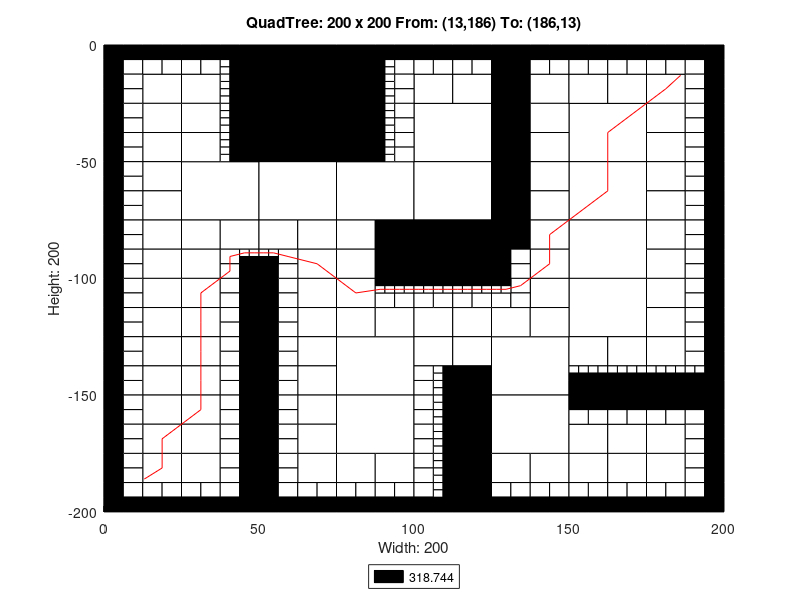

This chart was generated by the following MATLAB code:
axis([0 200 -200 0]);
title('QuadTree: 200 x 200 From: (13,186) To: (186,13)');
xlabel('Width: 200');
ylabel('Height: 200');
rectangle('Position',[50 -25 25 25], 'FaceColor',[0 0 0]);
rectangle('Position',[50 -50 25 25], 'FaceColor',[0 0 0]);
rectangle('Position',[25 -75 25 25], 'FaceColor',[1 1 1]);
rectangle('Position',[50 -75 25 25], 'FaceColor',[1 1 1]);
rectangle('Position',[75 -75 25 25], 'FaceColor',[1 1 1]);
rectangle('Position',[100 -50 25 25], 'FaceColor',[1 1 1]);
rectangle('Position',[150 -50 25 25], 'FaceColor',[1 1 1]);
rectangle('Position',[100 -75 25 25], 'FaceColor',[1 1 1]);
rectangle('Position',[100 -100 25 25], 'FaceColor',[0 0 0]);
rectangle('Position',[150 -75 25 25], 'FaceColor',[1 1 1]);
rectangle('Position',[150 -100 25 25], 'FaceColor',[1 1 1]);
rectangle('Position',[75 -150 25 25], 'FaceColor',[1 1 1]);
rectangle('Position',[75 -175 25 25], 'FaceColor',[1 1 1]);
rectangle('Position',[125 -150 25 25], 'FaceColor',[1 1 1]);
rectangle('Position',[150 -125 25 25], 'FaceColor',[1 1 1]);
rectangle('Position',[125 -175 25 25], 'FaceColor',[1 1 1]);
rectangle('Position',[12.5 -25 12.5 12.5], 'FaceColor',[1 1 1]);
rectangle('Position',[25 -25 12.5 12.5], 'FaceColor',[1 1 1]);
rectangle('Position',[12.5 -37.5 12.5 12.5], 'FaceColor',[1 1 1]);
rectangle('Position',[12.5 -50 12.5 12.5], 'FaceColor',[1 1 1]);
rectangle('Position',[25 -37.5 12.5 12.5], 'FaceColor',[1 1 1]);
rectangle('Position',[25 -50 12.5 12.5], 'FaceColor',[1 1 1]);
rectangle('Position',[75 -12.5 12.5 12.5], 'FaceColor',[0 0 0]);
rectangle('Position',[75 -25 12.5 12.5], 'FaceColor',[0 0 0]);
rectangle('Position',[75 -37.5 12.5 12.5], 'FaceColor',[0 0 0]);
rectangle('Position',[75 -50 12.5 12.5], 'FaceColor',[0 0 0]);
rectangle('Position',[12.5 -62.5 12.5 12.5], 'FaceColor',[1 1 1]);
rectangle('Position',[12.5 -75 12.5 12.5], 'FaceColor',[1 1 1]);
rectangle('Position',[12.5 -87.5 12.5 12.5], 'FaceColor',[1 1 1]);
rectangle('Position',[12.5 -100 12.5 12.5], 'FaceColor',[1 1 1]);
rectangle('Position',[25 -87.5 12.5 12.5], 'FaceColor',[1 1 1]);
rectangle('Position',[37.5 -87.5 12.5 12.5], 'FaceColor',[1 1 1]);
rectangle('Position',[25 -100 12.5 12.5], 'FaceColor',[1 1 1]);
rectangle('Position',[50 -87.5 12.5 12.5], 'FaceColor',[1 1 1]);
rectangle('Position',[62.5 -87.5 12.5 12.5], 'FaceColor',[1 1 1]);
rectangle('Position',[62.5 -100 12.5 12.5], 'FaceColor',[1 1 1]);
rectangle('Position',[75 -87.5 12.5 12.5], 'FaceColor',[1 1 1]);
rectangle('Position',[87.5 -87.5 12.5 12.5], 'FaceColor',[0 0 0]);
rectangle('Position',[75 -100 12.5 12.5], 'FaceColor',[1 1 1]);
rectangle('Position',[87.5 -100 12.5 12.5], 'FaceColor',[0 0 0]);
rectangle('Position',[100 -25 12.5 12.5], 'FaceColor',[1 1 1]);
rectangle('Position',[112.5 -25 12.5 12.5], 'FaceColor',[1 1 1]);
rectangle('Position',[125 -12.5 12.5 12.5], 'FaceColor',[0 0 0]);
rectangle('Position',[125 -25 12.5 12.5], 'FaceColor',[0 0 0]);
rectangle('Position',[137.5 -25 12.5 12.5], 'FaceColor',[1 1 1]);
rectangle('Position',[125 -37.5 12.5 12.5], 'FaceColor',[0 0 0]);
rectangle('Position',[137.5 -37.5 12.5 12.5], 'FaceColor',[1 1 1]);
rectangle('Position',[125 -50 12.5 12.5], 'FaceColor',[0 0 0]);
rectangle('Position',[137.5 -50 12.5 12.5], 'FaceColor',[1 1 1]);
rectangle('Position',[150 -25 12.5 12.5], 'FaceColor',[1 1 1]);
rectangle('Position',[162.5 -25 12.5 12.5], 'FaceColor',[1 1 1]);
rectangle('Position',[175 -25 12.5 12.5], 'FaceColor',[1 1 1]);
rectangle('Position',[175 -37.5 12.5 12.5], 'FaceColor',[1 1 1]);
rectangle('Position',[175 -50 12.5 12.5], 'FaceColor',[1 1 1]);
rectangle('Position',[125 -62.5 12.5 12.5], 'FaceColor',[0 0 0]);
rectangle('Position',[137.5 -62.5 12.5 12.5], 'FaceColor',[1 1 1]);
rectangle('Position',[125 -75 12.5 12.5], 'FaceColor',[0 0 0]);
rectangle('Position',[137.5 -75 12.5 12.5], 'FaceColor',[1 1 1]);
rectangle('Position',[125 -87.5 12.5 12.5], 'FaceColor',[0 0 0]);
rectangle('Position',[137.5 -87.5 12.5 12.5], 'FaceColor',[1 1 1]);
rectangle('Position',[137.5 -100 12.5 12.5], 'FaceColor',[1 1 1]);
rectangle('Position',[175 -62.5 12.5 12.5], 'FaceColor',[1 1 1]);
rectangle('Position',[175 -75 12.5 12.5], 'FaceColor',[1 1 1]);
rectangle('Position',[175 -87.5 12.5 12.5], 'FaceColor',[1 1 1]);
rectangle('Position',[175 -100 12.5 12.5], 'FaceColor',[1 1 1]);
rectangle('Position',[12.5 -112.5 12.5 12.5], 'FaceColor',[1 1 1]);
rectangle('Position',[12.5 -125 12.5 12.5], 'FaceColor',[1 1 1]);
rectangle('Position',[25 -112.5 12.5 12.5], 'FaceColor',[1 1 1]);
rectangle('Position',[25 -125 12.5 12.5], 'FaceColor',[1 1 1]);
rectangle('Position',[12.5 -137.5 12.5 12.5], 'FaceColor',[1 1 1]);
rectangle('Position',[12.5 -150 12.5 12.5], 'FaceColor',[1 1 1]);
rectangle('Position',[25 -137.5 12.5 12.5], 'FaceColor',[1 1 1]);
rectangle('Position',[25 -150 12.5 12.5], 'FaceColor',[1 1 1]);
rectangle('Position',[62.5 -112.5 12.5 12.5], 'FaceColor',[1 1 1]);
rectangle('Position',[62.5 -125 12.5 12.5], 'FaceColor',[1 1 1]);
rectangle('Position',[75 -112.5 12.5 12.5], 'FaceColor',[1 1 1]);
rectangle('Position',[75 -125 12.5 12.5], 'FaceColor',[1 1 1]);
rectangle('Position',[87.5 -125 12.5 12.5], 'FaceColor',[1 1 1]);
rectangle('Position',[62.5 -137.5 12.5 12.5], 'FaceColor',[1 1 1]);
rectangle('Position',[62.5 -150 12.5 12.5], 'FaceColor',[1 1 1]);
rectangle('Position',[12.5 -162.5 12.5 12.5], 'FaceColor',[1 1 1]);
rectangle('Position',[12.5 -175 12.5 12.5], 'FaceColor',[1 1 1]);
rectangle('Position',[25 -162.5 12.5 12.5], 'FaceColor',[1 1 1]);
rectangle('Position',[25 -175 12.5 12.5], 'FaceColor',[1 1 1]);
rectangle('Position',[12.5 -187.5 12.5 12.5], 'FaceColor',[1 1 1]);
rectangle('Position',[25 -187.5 12.5 12.5], 'FaceColor',[1 1 1]);
rectangle('Position',[62.5 -162.5 12.5 12.5], 'FaceColor',[1 1 1]);
rectangle('Position',[62.5 -175 12.5 12.5], 'FaceColor',[1 1 1]);
rectangle('Position',[62.5 -187.5 12.5 12.5], 'FaceColor',[1 1 1]);
rectangle('Position',[75 -187.5 12.5 12.5], 'FaceColor',[1 1 1]);
rectangle('Position',[87.5 -187.5 12.5 12.5], 'FaceColor',[1 1 1]);
rectangle('Position',[100 -125 12.5 12.5], 'FaceColor',[1 1 1]);
rectangle('Position',[112.5 -125 12.5 12.5], 'FaceColor',[1 1 1]);
rectangle('Position',[137.5 -112.5 12.5 12.5], 'FaceColor',[1 1 1]);
rectangle('Position',[125 -125 12.5 12.5], 'FaceColor',[1 1 1]);
rectangle('Position',[137.5 -125 12.5 12.5], 'FaceColor',[1 1 1]);
rectangle('Position',[100 -137.5 12.5 12.5], 'FaceColor',[1 1 1]);
rectangle('Position',[112.5 -137.5 12.5 12.5], 'FaceColor',[1 1 1]);
rectangle('Position',[112.5 -150 12.5 12.5], 'FaceColor',[0 0 0]);
rectangle('Position',[175 -112.5 12.5 12.5], 'FaceColor',[1 1 1]);
rectangle('Position',[175 -125 12.5 12.5], 'FaceColor',[1 1 1]);
rectangle('Position',[150 -137.5 12.5 12.5], 'FaceColor',[1 1 1]);
rectangle('Position',[162.5 -137.5 12.5 12.5], 'FaceColor',[1 1 1]);
rectangle('Position',[175 -137.5 12.5 12.5], 'FaceColor',[1 1 1]);
rectangle('Position',[112.5 -162.5 12.5 12.5], 'FaceColor',[0 0 0]);
rectangle('Position',[112.5 -175 12.5 12.5], 'FaceColor',[0 0 0]);
rectangle('Position',[112.5 -187.5 12.5 12.5], 'FaceColor',[0 0 0]);
rectangle('Position',[112.5 -200 12.5 12.5], 'FaceColor',[0 0 0]);
rectangle('Position',[125 -187.5 12.5 12.5], 'FaceColor',[1 1 1]);
rectangle('Position',[137.5 -187.5 12.5 12.5], 'FaceColor',[1 1 1]);
rectangle('Position',[150 -175 12.5 12.5], 'FaceColor',[1 1 1]);
rectangle('Position',[162.5 -175 12.5 12.5], 'FaceColor',[1 1 1]);
rectangle('Position',[175 -175 12.5 12.5], 'FaceColor',[1 1 1]);
rectangle('Position',[150 -187.5 12.5 12.5], 'FaceColor',[1 1 1]);
rectangle('Position',[162.5 -187.5 12.5 12.5], 'FaceColor',[1 1 1]);
rectangle('Position',[175 -187.5 12.5 12.5], 'FaceColor',[1 1 1]);
rectangle('Position',[0 -6.25 6.25 6.25], 'FaceColor',[0 0 0]);
rectangle('Position',[6.25 -6.25 6.25 6.25], 'FaceColor',[0 0 0]);
rectangle('Position',[0 -12.5 6.25 6.25], 'FaceColor',[0 0 0]);
rectangle('Position',[6.25 -12.5 6.25 6.25], 'FaceColor',[1 1 1]);
rectangle('Position',[12.5 -6.25 6.25 6.25], 'FaceColor',[0 0 0]);
rectangle('Position',[18.75 -6.25 6.25 6.25], 'FaceColor',[0 0 0]);
rectangle('Position',[12.5 -12.5 6.25 6.25], 'FaceColor',[1 1 1]);
rectangle('Position',[18.75 -12.5 6.25 6.25], 'FaceColor',[1 1 1]);
rectangle('Position',[0 -18.75 6.25 6.25], 'FaceColor',[0 0 0]);
rectangle('Position',[6.25 -18.75 6.25 6.25], 'FaceColor',[1 1 1]);
rectangle('Position',[0 -25 6.25 6.25], 'FaceColor',[0 0 0]);
rectangle('Position',[6.25 -25 6.25 6.25], 'FaceColor',[1 1 1]);
rectangle('Position',[25 -6.25 6.25 6.25], 'FaceColor',[0 0 0]);
rectangle('Position',[31.25 -6.25 6.25 6.25], 'FaceColor',[0 0 0]);
rectangle('Position',[25 -12.5 6.25 6.25], 'FaceColor',[1 1 1]);
rectangle('Position',[31.25 -12.5 6.25 6.25], 'FaceColor',[1 1 1]);
rectangle('Position',[37.5 -6.25 6.25 6.25], 'FaceColor',[0 0 0]);
rectangle('Position',[43.75 -6.25 6.25 6.25], 'FaceColor',[0 0 0]);
rectangle('Position',[43.75 -12.5 6.25 6.25], 'FaceColor',[0 0 0]);
rectangle('Position',[43.75 -18.75 6.25 6.25], 'FaceColor',[0 0 0]);
rectangle('Position',[43.75 -25 6.25 6.25], 'FaceColor',[0 0 0]);
rectangle('Position',[0 -31.25 6.25 6.25], 'FaceColor',[0 0 0]);
rectangle('Position',[6.25 -31.25 6.25 6.25], 'FaceColor',[1 1 1]);
rectangle('Position',[0 -37.5 6.25 6.25], 'FaceColor',[0 0 0]);
rectangle('Position',[6.25 -37.5 6.25 6.25], 'FaceColor',[1 1 1]);
rectangle('Position',[0 -43.75 6.25 6.25], 'FaceColor',[0 0 0]);
rectangle('Position',[6.25 -43.75 6.25 6.25], 'FaceColor',[1 1 1]);
rectangle('Position',[0 -50 6.25 6.25], 'FaceColor',[0 0 0]);
rectangle('Position',[6.25 -50 6.25 6.25], 'FaceColor',[1 1 1]);
rectangle('Position',[43.75 -31.25 6.25 6.25], 'FaceColor',[0 0 0]);
rectangle('Position',[43.75 -37.5 6.25 6.25], 'FaceColor',[0 0 0]);
rectangle('Position',[43.75 -43.75 6.25 6.25], 'FaceColor',[0 0 0]);
rectangle('Position',[43.75 -50 6.25 6.25], 'FaceColor',[0 0 0]);
rectangle('Position',[87.5 -6.25 6.25 6.25], 'FaceColor',[0 0 0]);
rectangle('Position',[93.75 -6.25 6.25 6.25], 'FaceColor',[0 0 0]);
rectangle('Position',[93.75 -12.5 6.25 6.25], 'FaceColor',[1 1 1]);
rectangle('Position',[93.75 -18.75 6.25 6.25], 'FaceColor',[1 1 1]);
rectangle('Position',[93.75 -25 6.25 6.25], 'FaceColor',[1 1 1]);
rectangle('Position',[93.75 -31.25 6.25 6.25], 'FaceColor',[1 1 1]);
rectangle('Position',[93.75 -37.5 6.25 6.25], 'FaceColor',[1 1 1]);
rectangle('Position',[93.75 -43.75 6.25 6.25], 'FaceColor',[1 1 1]);
rectangle('Position',[93.75 -50 6.25 6.25], 'FaceColor',[1 1 1]);
rectangle('Position',[0 -56.25 6.25 6.25], 'FaceColor',[0 0 0]);
rectangle('Position',[6.25 -56.25 6.25 6.25], 'FaceColor',[1 1 1]);
rectangle('Position',[0 -62.5 6.25 6.25], 'FaceColor',[0 0 0]);
rectangle('Position',[6.25 -62.5 6.25 6.25], 'FaceColor',[1 1 1]);
rectangle('Position',[0 -68.75 6.25 6.25], 'FaceColor',[0 0 0]);
rectangle('Position',[6.25 -68.75 6.25 6.25], 'FaceColor',[1 1 1]);
rectangle('Position',[0 -75 6.25 6.25], 'FaceColor',[0 0 0]);
rectangle('Position',[6.25 -75 6.25 6.25], 'FaceColor',[1 1 1]);
rectangle('Position',[0 -81.25 6.25 6.25], 'FaceColor',[0 0 0]);
rectangle('Position',[6.25 -81.25 6.25 6.25], 'FaceColor',[1 1 1]);
rectangle('Position',[0 -87.5 6.25 6.25], 'FaceColor',[0 0 0]);
rectangle('Position',[6.25 -87.5 6.25 6.25], 'FaceColor',[1 1 1]);
rectangle('Position',[0 -93.75 6.25 6.25], 'FaceColor',[0 0 0]);
rectangle('Position',[6.25 -93.75 6.25 6.25], 'FaceColor',[1 1 1]);
rectangle('Position',[0 -100 6.25 6.25], 'FaceColor',[0 0 0]);
rectangle('Position',[6.25 -100 6.25 6.25], 'FaceColor',[1 1 1]);
rectangle('Position',[37.5 -93.75 6.25 6.25], 'FaceColor',[1 1 1]);
rectangle('Position',[37.5 -100 6.25 6.25], 'FaceColor',[1 1 1]);
rectangle('Position',[43.75 -100 6.25 6.25], 'FaceColor',[0 0 0]);
rectangle('Position',[56.25 -93.75 6.25 6.25], 'FaceColor',[1 1 1]);
rectangle('Position',[50 -100 6.25 6.25], 'FaceColor',[0 0 0]);
rectangle('Position',[56.25 -100 6.25 6.25], 'FaceColor',[1 1 1]);
rectangle('Position',[100 -6.25 6.25 6.25], 'FaceColor',[0 0 0]);
rectangle('Position',[106.25 -6.25 6.25 6.25], 'FaceColor',[0 0 0]);
rectangle('Position',[100 -12.5 6.25 6.25], 'FaceColor',[1 1 1]);
rectangle('Position',[106.25 -12.5 6.25 6.25], 'FaceColor',[1 1 1]);
rectangle('Position',[112.5 -6.25 6.25 6.25], 'FaceColor',[0 0 0]);
rectangle('Position',[118.75 -6.25 6.25 6.25], 'FaceColor',[0 0 0]);
rectangle('Position',[112.5 -12.5 6.25 6.25], 'FaceColor',[1 1 1]);
rectangle('Position',[118.75 -12.5 6.25 6.25], 'FaceColor',[1 1 1]);
rectangle('Position',[137.5 -6.25 6.25 6.25], 'FaceColor',[0 0 0]);
rectangle('Position',[143.75 -6.25 6.25 6.25], 'FaceColor',[0 0 0]);
rectangle('Position',[137.5 -12.5 6.25 6.25], 'FaceColor',[1 1 1]);
rectangle('Position',[143.75 -12.5 6.25 6.25], 'FaceColor',[1 1 1]);
rectangle('Position',[150 -6.25 6.25 6.25], 'FaceColor',[0 0 0]);
rectangle('Position',[156.25 -6.25 6.25 6.25], 'FaceColor',[0 0 0]);
rectangle('Position',[150 -12.5 6.25 6.25], 'FaceColor',[1 1 1]);
rectangle('Position',[156.25 -12.5 6.25 6.25], 'FaceColor',[1 1 1]);
rectangle('Position',[162.5 -6.25 6.25 6.25], 'FaceColor',[0 0 0]);
rectangle('Position',[168.75 -6.25 6.25 6.25], 'FaceColor',[0 0 0]);
rectangle('Position',[162.5 -12.5 6.25 6.25], 'FaceColor',[1 1 1]);
rectangle('Position',[168.75 -12.5 6.25 6.25], 'FaceColor',[1 1 1]);
rectangle('Position',[175 -6.25 6.25 6.25], 'FaceColor',[0 0 0]);
rectangle('Position',[181.25 -6.25 6.25 6.25], 'FaceColor',[0 0 0]);
rectangle('Position',[175 -12.5 6.25 6.25], 'FaceColor',[1 1 1]);
rectangle('Position',[181.25 -12.5 6.25 6.25], 'FaceColor',[1 1 1]);
rectangle('Position',[187.5 -6.25 6.25 6.25], 'FaceColor',[0 0 0]);
rectangle('Position',[193.75 -6.25 6.25 6.25], 'FaceColor',[0 0 0]);
rectangle('Position',[187.5 -12.5 6.25 6.25], 'FaceColor',[1 1 1]);
rectangle('Position',[193.75 -12.5 6.25 6.25], 'FaceColor',[0 0 0]);
rectangle('Position',[187.5 -18.75 6.25 6.25], 'FaceColor',[1 1 1]);
rectangle('Position',[193.75 -18.75 6.25 6.25], 'FaceColor',[0 0 0]);
rectangle('Position',[187.5 -25 6.25 6.25], 'FaceColor',[1 1 1]);
rectangle('Position',[193.75 -25 6.25 6.25], 'FaceColor',[0 0 0]);
rectangle('Position',[187.5 -31.25 6.25 6.25], 'FaceColor',[1 1 1]);
rectangle('Position',[193.75 -31.25 6.25 6.25], 'FaceColor',[0 0 0]);
rectangle('Position',[187.5 -37.5 6.25 6.25], 'FaceColor',[1 1 1]);
rectangle('Position',[193.75 -37.5 6.25 6.25], 'FaceColor',[0 0 0]);
rectangle('Position',[187.5 -43.75 6.25 6.25], 'FaceColor',[1 1 1]);
rectangle('Position',[193.75 -43.75 6.25 6.25], 'FaceColor',[0 0 0]);
rectangle('Position',[187.5 -50 6.25 6.25], 'FaceColor',[1 1 1]);
rectangle('Position',[193.75 -50 6.25 6.25], 'FaceColor',[0 0 0]);
rectangle('Position',[125 -93.75 6.25 6.25], 'FaceColor',[0 0 0]);
rectangle('Position',[131.25 -93.75 6.25 6.25], 'FaceColor',[1 1 1]);
rectangle('Position',[125 -100 6.25 6.25], 'FaceColor',[0 0 0]);
rectangle('Position',[131.25 -100 6.25 6.25], 'FaceColor',[1 1 1]);
rectangle('Position',[187.5 -56.25 6.25 6.25], 'FaceColor',[1 1 1]);
rectangle('Position',[193.75 -56.25 6.25 6.25], 'FaceColor',[0 0 0]);
rectangle('Position',[187.5 -62.5 6.25 6.25], 'FaceColor',[1 1 1]);
rectangle('Position',[193.75 -62.5 6.25 6.25], 'FaceColor',[0 0 0]);
rectangle('Position',[187.5 -68.75 6.25 6.25], 'FaceColor',[1 1 1]);
rectangle('Position',[193.75 -68.75 6.25 6.25], 'FaceColor',[0 0 0]);
rectangle('Position',[187.5 -75 6.25 6.25], 'FaceColor',[1 1 1]);
rectangle('Position',[193.75 -75 6.25 6.25], 'FaceColor',[0 0 0]);
rectangle('Position',[187.5 -81.25 6.25 6.25], 'FaceColor',[1 1 1]);
rectangle('Position',[193.75 -81.25 6.25 6.25], 'FaceColor',[0 0 0]);
rectangle('Position',[187.5 -87.5 6.25 6.25], 'FaceColor',[1 1 1]);
rectangle('Position',[193.75 -87.5 6.25 6.25], 'FaceColor',[0 0 0]);
rectangle('Position',[187.5 -93.75 6.25 6.25], 'FaceColor',[1 1 1]);
rectangle('Position',[193.75 -93.75 6.25 6.25], 'FaceColor',[0 0 0]);
rectangle('Position',[187.5 -100 6.25 6.25], 'FaceColor',[1 1 1]);
rectangle('Position',[193.75 -100 6.25 6.25], 'FaceColor',[0 0 0]);
rectangle('Position',[0 -106.25 6.25 6.25], 'FaceColor',[0 0 0]);
rectangle('Position',[6.25 -106.25 6.25 6.25], 'FaceColor',[1 1 1]);
rectangle('Position',[0 -112.5 6.25 6.25], 'FaceColor',[0 0 0]);
rectangle('Position',[6.25 -112.5 6.25 6.25], 'FaceColor',[1 1 1]);
rectangle('Position',[0 -118.75 6.25 6.25], 'FaceColor',[0 0 0]);
rectangle('Position',[6.25 -118.75 6.25 6.25], 'FaceColor',[1 1 1]);
rectangle('Position',[0 -125 6.25 6.25], 'FaceColor',[0 0 0]);
rectangle('Position',[6.25 -125 6.25 6.25], 'FaceColor',[1 1 1]);
rectangle('Position',[37.5 -106.25 6.25 6.25], 'FaceColor',[1 1 1]);
rectangle('Position',[43.75 -106.25 6.25 6.25], 'FaceColor',[0 0 0]);
rectangle('Position',[37.5 -112.5 6.25 6.25], 'FaceColor',[1 1 1]);
rectangle('Position',[43.75 -112.5 6.25 6.25], 'FaceColor',[0 0 0]);
rectangle('Position',[37.5 -118.75 6.25 6.25], 'FaceColor',[1 1 1]);
rectangle('Position',[43.75 -118.75 6.25 6.25], 'FaceColor',[0 0 0]);
rectangle('Position',[37.5 -125 6.25 6.25], 'FaceColor',[1 1 1]);
rectangle('Position',[43.75 -125 6.25 6.25], 'FaceColor',[0 0 0]);
rectangle('Position',[0 -131.25 6.25 6.25], 'FaceColor',[0 0 0]);
rectangle('Position',[6.25 -131.25 6.25 6.25], 'FaceColor',[1 1 1]);
rectangle('Position',[0 -137.5 6.25 6.25], 'FaceColor',[0 0 0]);
rectangle('Position',[6.25 -137.5 6.25 6.25], 'FaceColor',[1 1 1]);
rectangle('Position',[0 -143.75 6.25 6.25], 'FaceColor',[0 0 0]);
rectangle('Position',[6.25 -143.75 6.25 6.25], 'FaceColor',[1 1 1]);
rectangle('Position',[0 -150 6.25 6.25], 'FaceColor',[0 0 0]);
rectangle('Position',[6.25 -150 6.25 6.25], 'FaceColor',[1 1 1]);
rectangle('Position',[37.5 -131.25 6.25 6.25], 'FaceColor',[1 1 1]);
rectangle('Position',[43.75 -131.25 6.25 6.25], 'FaceColor',[0 0 0]);
rectangle('Position',[37.5 -137.5 6.25 6.25], 'FaceColor',[1 1 1]);
rectangle('Position',[43.75 -137.5 6.25 6.25], 'FaceColor',[0 0 0]);
rectangle('Position',[37.5 -143.75 6.25 6.25], 'FaceColor',[1 1 1]);
rectangle('Position',[43.75 -143.75 6.25 6.25], 'FaceColor',[0 0 0]);
rectangle('Position',[37.5 -150 6.25 6.25], 'FaceColor',[1 1 1]);
rectangle('Position',[43.75 -150 6.25 6.25], 'FaceColor',[0 0 0]);
rectangle('Position',[50 -106.25 6.25 6.25], 'FaceColor',[0 0 0]);
rectangle('Position',[56.25 -106.25 6.25 6.25], 'FaceColor',[1 1 1]);
rectangle('Position',[50 -112.5 6.25 6.25], 'FaceColor',[0 0 0]);
rectangle('Position',[56.25 -112.5 6.25 6.25], 'FaceColor',[1 1 1]);
rectangle('Position',[50 -118.75 6.25 6.25], 'FaceColor',[0 0 0]);
rectangle('Position',[56.25 -118.75 6.25 6.25], 'FaceColor',[1 1 1]);
rectangle('Position',[50 -125 6.25 6.25], 'FaceColor',[0 0 0]);
rectangle('Position',[56.25 -125 6.25 6.25], 'FaceColor',[1 1 1]);
rectangle('Position',[87.5 -112.5 6.25 6.25], 'FaceColor',[1 1 1]);
rectangle('Position',[93.75 -112.5 6.25 6.25], 'FaceColor',[1 1 1]);
rectangle('Position',[50 -131.25 6.25 6.25], 'FaceColor',[0 0 0]);
rectangle('Position',[56.25 -131.25 6.25 6.25], 'FaceColor',[1 1 1]);
rectangle('Position',[50 -137.5 6.25 6.25], 'FaceColor',[0 0 0]);
rectangle('Position',[56.25 -137.5 6.25 6.25], 'FaceColor',[1 1 1]);
rectangle('Position',[50 -143.75 6.25 6.25], 'FaceColor',[0 0 0]);
rectangle('Position',[56.25 -143.75 6.25 6.25], 'FaceColor',[1 1 1]);
rectangle('Position',[50 -150 6.25 6.25], 'FaceColor',[0 0 0]);
rectangle('Position',[56.25 -150 6.25 6.25], 'FaceColor',[1 1 1]);
rectangle('Position',[0 -156.25 6.25 6.25], 'FaceColor',[0 0 0]);
rectangle('Position',[6.25 -156.25 6.25 6.25], 'FaceColor',[1 1 1]);
rectangle('Position',[0 -162.5 6.25 6.25], 'FaceColor',[0 0 0]);
rectangle('Position',[6.25 -162.5 6.25 6.25], 'FaceColor',[1 1 1]);
rectangle('Position',[0 -168.75 6.25 6.25], 'FaceColor',[0 0 0]);
rectangle('Position',[6.25 -168.75 6.25 6.25], 'FaceColor',[1 1 1]);
rectangle('Position',[0 -175 6.25 6.25], 'FaceColor',[0 0 0]);
rectangle('Position',[6.25 -175 6.25 6.25], 'FaceColor',[1 1 1]);
rectangle('Position',[37.5 -156.25 6.25 6.25], 'FaceColor',[1 1 1]);
rectangle('Position',[43.75 -156.25 6.25 6.25], 'FaceColor',[0 0 0]);
rectangle('Position',[37.5 -162.5 6.25 6.25], 'FaceColor',[1 1 1]);
rectangle('Position',[43.75 -162.5 6.25 6.25], 'FaceColor',[0 0 0]);
rectangle('Position',[37.5 -168.75 6.25 6.25], 'FaceColor',[1 1 1]);
rectangle('Position',[43.75 -168.75 6.25 6.25], 'FaceColor',[0 0 0]);
rectangle('Position',[37.5 -175 6.25 6.25], 'FaceColor',[1 1 1]);
rectangle('Position',[43.75 -175 6.25 6.25], 'FaceColor',[0 0 0]);
rectangle('Position',[0 -181.25 6.25 6.25], 'FaceColor',[0 0 0]);
rectangle('Position',[6.25 -181.25 6.25 6.25], 'FaceColor',[1 1 1]);
rectangle('Position',[0 -187.5 6.25 6.25], 'FaceColor',[0 0 0]);
rectangle('Position',[6.25 -187.5 6.25 6.25], 'FaceColor',[1 1 1]);
rectangle('Position',[0 -193.75 6.25 6.25], 'FaceColor',[0 0 0]);
rectangle('Position',[6.25 -193.75 6.25 6.25], 'FaceColor',[1 1 1]);
rectangle('Position',[0 -200 6.25 6.25], 'FaceColor',[0 0 0]);
rectangle('Position',[6.25 -200 6.25 6.25], 'FaceColor',[0 0 0]);
rectangle('Position',[12.5 -193.75 6.25 6.25], 'FaceColor',[1 1 1]);
rectangle('Position',[18.75 -193.75 6.25 6.25], 'FaceColor',[1 1 1]);
rectangle('Position',[12.5 -200 6.25 6.25], 'FaceColor',[0 0 0]);
rectangle('Position',[18.75 -200 6.25 6.25], 'FaceColor',[0 0 0]);
rectangle('Position',[37.5 -181.25 6.25 6.25], 'FaceColor',[1 1 1]);
rectangle('Position',[43.75 -181.25 6.25 6.25], 'FaceColor',[0 0 0]);
rectangle('Position',[37.5 -187.5 6.25 6.25], 'FaceColor',[1 1 1]);
rectangle('Position',[43.75 -187.5 6.25 6.25], 'FaceColor',[0 0 0]);
rectangle('Position',[25 -193.75 6.25 6.25], 'FaceColor',[1 1 1]);
rectangle('Position',[31.25 -193.75 6.25 6.25], 'FaceColor',[1 1 1]);
rectangle('Position',[25 -200 6.25 6.25], 'FaceColor',[0 0 0]);
rectangle('Position',[31.25 -200 6.25 6.25], 'FaceColor',[0 0 0]);
rectangle('Position',[37.5 -193.75 6.25 6.25], 'FaceColor',[1 1 1]);
rectangle('Position',[43.75 -193.75 6.25 6.25], 'FaceColor',[0 0 0]);
rectangle('Position',[37.5 -200 6.25 6.25], 'FaceColor',[0 0 0]);
rectangle('Position',[43.75 -200 6.25 6.25], 'FaceColor',[0 0 0]);
rectangle('Position',[50 -156.25 6.25 6.25], 'FaceColor',[0 0 0]);
rectangle('Position',[56.25 -156.25 6.25 6.25], 'FaceColor',[1 1 1]);
rectangle('Position',[50 -162.5 6.25 6.25], 'FaceColor',[0 0 0]);
rectangle('Position',[56.25 -162.5 6.25 6.25], 'FaceColor',[1 1 1]);
rectangle('Position',[50 -168.75 6.25 6.25], 'FaceColor',[0 0 0]);
rectangle('Position',[56.25 -168.75 6.25 6.25], 'FaceColor',[1 1 1]);
rectangle('Position',[50 -175 6.25 6.25], 'FaceColor',[0 0 0]);
rectangle('Position',[56.25 -175 6.25 6.25], 'FaceColor',[1 1 1]);
rectangle('Position',[50 -181.25 6.25 6.25], 'FaceColor',[0 0 0]);
rectangle('Position',[56.25 -181.25 6.25 6.25], 'FaceColor',[1 1 1]);
rectangle('Position',[50 -187.5 6.25 6.25], 'FaceColor',[0 0 0]);
rectangle('Position',[56.25 -187.5 6.25 6.25], 'FaceColor',[1 1 1]);
rectangle('Position',[50 -193.75 6.25 6.25], 'FaceColor',[0 0 0]);
rectangle('Position',[56.25 -193.75 6.25 6.25], 'FaceColor',[1 1 1]);
rectangle('Position',[50 -200 6.25 6.25], 'FaceColor',[0 0 0]);
rectangle('Position',[56.25 -200 6.25 6.25], 'FaceColor',[0 0 0]);
rectangle('Position',[62.5 -193.75 6.25 6.25], 'FaceColor',[1 1 1]);
rectangle('Position',[68.75 -193.75 6.25 6.25], 'FaceColor',[1 1 1]);
rectangle('Position',[62.5 -200 6.25 6.25], 'FaceColor',[0 0 0]);
rectangle('Position',[68.75 -200 6.25 6.25], 'FaceColor',[0 0 0]);
rectangle('Position',[75 -193.75 6.25 6.25], 'FaceColor',[1 1 1]);
rectangle('Position',[81.25 -193.75 6.25 6.25], 'FaceColor',[1 1 1]);
rectangle('Position',[75 -200 6.25 6.25], 'FaceColor',[0 0 0]);
rectangle('Position',[81.25 -200 6.25 6.25], 'FaceColor',[0 0 0]);
rectangle('Position',[87.5 -193.75 6.25 6.25], 'FaceColor',[1 1 1]);
rectangle('Position',[93.75 -193.75 6.25 6.25], 'FaceColor',[1 1 1]);
rectangle('Position',[87.5 -200 6.25 6.25], 'FaceColor',[0 0 0]);
rectangle('Position',[93.75 -200 6.25 6.25], 'FaceColor',[0 0 0]);
rectangle('Position',[100 -112.5 6.25 6.25], 'FaceColor',[1 1 1]);
rectangle('Position',[106.25 -112.5 6.25 6.25], 'FaceColor',[1 1 1]);
rectangle('Position',[112.5 -112.5 6.25 6.25], 'FaceColor',[1 1 1]);
rectangle('Position',[118.75 -112.5 6.25 6.25], 'FaceColor',[1 1 1]);
rectangle('Position',[131.25 -106.25 6.25 6.25], 'FaceColor',[1 1 1]);
rectangle('Position',[125 -112.5 6.25 6.25], 'FaceColor',[1 1 1]);
rectangle('Position',[131.25 -112.5 6.25 6.25], 'FaceColor',[1 1 1]);
rectangle('Position',[100 -143.75 6.25 6.25], 'FaceColor',[1 1 1]);
rectangle('Position',[100 -150 6.25 6.25], 'FaceColor',[1 1 1]);
rectangle('Position',[187.5 -106.25 6.25 6.25], 'FaceColor',[1 1 1]);
rectangle('Position',[193.75 -106.25 6.25 6.25], 'FaceColor',[0 0 0]);
rectangle('Position',[187.5 -112.5 6.25 6.25], 'FaceColor',[1 1 1]);
rectangle('Position',[193.75 -112.5 6.25 6.25], 'FaceColor',[0 0 0]);
rectangle('Position',[187.5 -118.75 6.25 6.25], 'FaceColor',[1 1 1]);
rectangle('Position',[193.75 -118.75 6.25 6.25], 'FaceColor',[0 0 0]);
rectangle('Position',[187.5 -125 6.25 6.25], 'FaceColor',[1 1 1]);
rectangle('Position',[193.75 -125 6.25 6.25], 'FaceColor',[0 0 0]);
rectangle('Position',[150 -150 6.25 6.25], 'FaceColor',[0 0 0]);
rectangle('Position',[156.25 -150 6.25 6.25], 'FaceColor',[0 0 0]);
rectangle('Position',[162.5 -150 6.25 6.25], 'FaceColor',[0 0 0]);
rectangle('Position',[168.75 -150 6.25 6.25], 'FaceColor',[0 0 0]);
rectangle('Position',[187.5 -131.25 6.25 6.25], 'FaceColor',[1 1 1]);
rectangle('Position',[193.75 -131.25 6.25 6.25], 'FaceColor',[0 0 0]);
rectangle('Position',[187.5 -137.5 6.25 6.25], 'FaceColor',[1 1 1]);
rectangle('Position',[193.75 -137.5 6.25 6.25], 'FaceColor',[0 0 0]);
rectangle('Position',[175 -150 6.25 6.25], 'FaceColor',[0 0 0]);
rectangle('Position',[181.25 -150 6.25 6.25], 'FaceColor',[0 0 0]);
rectangle('Position',[193.75 -143.75 6.25 6.25], 'FaceColor',[0 0 0]);
rectangle('Position',[187.5 -150 6.25 6.25], 'FaceColor',[0 0 0]);
rectangle('Position',[193.75 -150 6.25 6.25], 'FaceColor',[0 0 0]);
rectangle('Position',[100 -156.25 6.25 6.25], 'FaceColor',[1 1 1]);
rectangle('Position',[100 -162.5 6.25 6.25], 'FaceColor',[1 1 1]);
rectangle('Position',[100 -168.75 6.25 6.25], 'FaceColor',[1 1 1]);
rectangle('Position',[100 -175 6.25 6.25], 'FaceColor',[1 1 1]);
rectangle('Position',[100 -181.25 6.25 6.25], 'FaceColor',[1 1 1]);
rectangle('Position',[100 -187.5 6.25 6.25], 'FaceColor',[1 1 1]);
rectangle('Position',[100 -193.75 6.25 6.25], 'FaceColor',[1 1 1]);
rectangle('Position',[100 -200 6.25 6.25], 'FaceColor',[0 0 0]);
rectangle('Position',[106.25 -200 6.25 6.25], 'FaceColor',[0 0 0]);
rectangle('Position',[125 -193.75 6.25 6.25], 'FaceColor',[1 1 1]);
rectangle('Position',[131.25 -193.75 6.25 6.25], 'FaceColor',[1 1 1]);
rectangle('Position',[125 -200 6.25 6.25], 'FaceColor',[0 0 0]);
rectangle('Position',[131.25 -200 6.25 6.25], 'FaceColor',[0 0 0]);
rectangle('Position',[137.5 -193.75 6.25 6.25], 'FaceColor',[1 1 1]);
rectangle('Position',[143.75 -193.75 6.25 6.25], 'FaceColor',[1 1 1]);
rectangle('Position',[137.5 -200 6.25 6.25], 'FaceColor',[0 0 0]);
rectangle('Position',[143.75 -200 6.25 6.25], 'FaceColor',[0 0 0]);
rectangle('Position',[150 -156.25 6.25 6.25], 'FaceColor',[0 0 0]);
rectangle('Position',[156.25 -156.25 6.25 6.25], 'FaceColor',[0 0 0]);
rectangle('Position',[150 -162.5 6.25 6.25], 'FaceColor',[1 1 1]);
rectangle('Position',[156.25 -162.5 6.25 6.25], 'FaceColor',[1 1 1]);
rectangle('Position',[162.5 -156.25 6.25 6.25], 'FaceColor',[0 0 0]);
rectangle('Position',[168.75 -156.25 6.25 6.25], 'FaceColor',[0 0 0]);
rectangle('Position',[162.5 -162.5 6.25 6.25], 'FaceColor',[1 1 1]);
rectangle('Position',[168.75 -162.5 6.25 6.25], 'FaceColor',[1 1 1]);
rectangle('Position',[175 -156.25 6.25 6.25], 'FaceColor',[0 0 0]);
rectangle('Position',[181.25 -156.25 6.25 6.25], 'FaceColor',[0 0 0]);
rectangle('Position',[175 -162.5 6.25 6.25], 'FaceColor',[1 1 1]);
rectangle('Position',[181.25 -162.5 6.25 6.25], 'FaceColor',[1 1 1]);
rectangle('Position',[187.5 -156.25 6.25 6.25], 'FaceColor',[0 0 0]);
rectangle('Position',[193.75 -156.25 6.25 6.25], 'FaceColor',[0 0 0]);
rectangle('Position',[187.5 -162.5 6.25 6.25], 'FaceColor',[1 1 1]);
rectangle('Position',[193.75 -162.5 6.25 6.25], 'FaceColor',[0 0 0]);
rectangle('Position',[187.5 -168.75 6.25 6.25], 'FaceColor',[1 1 1]);
rectangle('Position',[193.75 -168.75 6.25 6.25], 'FaceColor',[0 0 0]);
rectangle('Position',[187.5 -175 6.25 6.25], 'FaceColor',[1 1 1]);
rectangle('Position',[193.75 -175 6.25 6.25], 'FaceColor',[0 0 0]);
rectangle('Position',[150 -193.75 6.25 6.25], 'FaceColor',[1 1 1]);
rectangle('Position',[156.25 -193.75 6.25 6.25], 'FaceColor',[1 1 1]);
rectangle('Position',[150 -200 6.25 6.25], 'FaceColor',[0 0 0]);
rectangle('Position',[156.25 -200 6.25 6.25], 'FaceColor',[0 0 0]);
rectangle('Position',[162.5 -193.75 6.25 6.25], 'FaceColor',[1 1 1]);
rectangle('Position',[168.75 -193.75 6.25 6.25], 'FaceColor',[1 1 1]);
rectangle('Position',[162.5 -200 6.25 6.25], 'FaceColor',[0 0 0]);
rectangle('Position',[168.75 -200 6.25 6.25], 'FaceColor',[0 0 0]);
rectangle('Position',[187.5 -181.25 6.25 6.25], 'FaceColor',[1 1 1]);
rectangle('Position',[193.75 -181.25 6.25 6.25], 'FaceColor',[0 0 0]);
rectangle('Position',[187.5 -187.5 6.25 6.25], 'FaceColor',[1 1 1]);
rectangle('Position',[193.75 -187.5 6.25 6.25], 'FaceColor',[0 0 0]);
rectangle('Position',[175 -193.75 6.25 6.25], 'FaceColor',[1 1 1]);
rectangle('Position',[181.25 -193.75 6.25 6.25], 'FaceColor',[1 1 1]);
rectangle('Position',[175 -200 6.25 6.25], 'FaceColor',[0 0 0]);
rectangle('Position',[181.25 -200 6.25 6.25], 'FaceColor',[0 0 0]);
rectangle('Position',[187.5 -193.75 6.25 6.25], 'FaceColor',[1 1 1]);
rectangle('Position',[193.75 -193.75 6.25 6.25], 'FaceColor',[0 0 0]);
rectangle('Position',[187.5 -200 6.25 6.25], 'FaceColor',[0 0 0]);
rectangle('Position',[193.75 -200 6.25 6.25], 'FaceColor',[0 0 0]);
rectangle('Position',[37.5 -9.375 3.125 3.125], 'FaceColor',[1 1 1]);
rectangle('Position',[40.625 -9.375 3.125 3.125], 'FaceColor',[0 0 0]);
rectangle('Position',[37.5 -12.5 3.125 3.125], 'FaceColor',[1 1 1]);
rectangle('Position',[40.625 -12.5 3.125 3.125], 'FaceColor',[0 0 0]);
rectangle('Position',[37.5 -15.625 3.125 3.125], 'FaceColor',[1 1 1]);
rectangle('Position',[40.625 -15.625 3.125 3.125], 'FaceColor',[0 0 0]);
rectangle('Position',[37.5 -18.75 3.125 3.125], 'FaceColor',[1 1 1]);
rectangle('Position',[40.625 -18.75 3.125 3.125], 'FaceColor',[0 0 0]);
rectangle('Position',[37.5 -21.875 3.125 3.125], 'FaceColor',[1 1 1]);
rectangle('Position',[40.625 -21.875 3.125 3.125], 'FaceColor',[0 0 0]);
rectangle('Position',[37.5 -25 3.125 3.125], 'FaceColor',[1 1 1]);
rectangle('Position',[40.625 -25 3.125 3.125], 'FaceColor',[0 0 0]);
rectangle('Position',[37.5 -28.125 3.125 3.125], 'FaceColor',[1 1 1]);
rectangle('Position',[40.625 -28.125 3.125 3.125], 'FaceColor',[0 0 0]);
rectangle('Position',[37.5 -31.25 3.125 3.125], 'FaceColor',[1 1 1]);
rectangle('Position',[40.625 -31.25 3.125 3.125], 'FaceColor',[0 0 0]);
rectangle('Position',[37.5 -34.375 3.125 3.125], 'FaceColor',[1 1 1]);
rectangle('Position',[40.625 -34.375 3.125 3.125], 'FaceColor',[0 0 0]);
rectangle('Position',[37.5 -37.5 3.125 3.125], 'FaceColor',[1 1 1]);
rectangle('Position',[40.625 -37.5 3.125 3.125], 'FaceColor',[0 0 0]);
rectangle('Position',[37.5 -40.625 3.125 3.125], 'FaceColor',[1 1 1]);
rectangle('Position',[40.625 -40.625 3.125 3.125], 'FaceColor',[0 0 0]);
rectangle('Position',[37.5 -43.75 3.125 3.125], 'FaceColor',[1 1 1]);
rectangle('Position',[40.625 -43.75 3.125 3.125], 'FaceColor',[0 0 0]);
rectangle('Position',[37.5 -46.875 3.125 3.125], 'FaceColor',[1 1 1]);
rectangle('Position',[40.625 -46.875 3.125 3.125], 'FaceColor',[0 0 0]);
rectangle('Position',[37.5 -50 3.125 3.125], 'FaceColor',[1 1 1]);
rectangle('Position',[40.625 -50 3.125 3.125], 'FaceColor',[0 0 0]);
rectangle('Position',[87.5 -9.375 3.125 3.125], 'FaceColor',[0 0 0]);
rectangle('Position',[90.625 -9.375 3.125 3.125], 'FaceColor',[1 1 1]);
rectangle('Position',[87.5 -12.5 3.125 3.125], 'FaceColor',[0 0 0]);
rectangle('Position',[90.625 -12.5 3.125 3.125], 'FaceColor',[1 1 1]);
rectangle('Position',[87.5 -15.625 3.125 3.125], 'FaceColor',[0 0 0]);
rectangle('Position',[90.625 -15.625 3.125 3.125], 'FaceColor',[1 1 1]);
rectangle('Position',[87.5 -18.75 3.125 3.125], 'FaceColor',[0 0 0]);
rectangle('Position',[90.625 -18.75 3.125 3.125], 'FaceColor',[1 1 1]);
rectangle('Position',[87.5 -21.875 3.125 3.125], 'FaceColor',[0 0 0]);
rectangle('Position',[90.625 -21.875 3.125 3.125], 'FaceColor',[1 1 1]);
rectangle('Position',[87.5 -25 3.125 3.125], 'FaceColor',[0 0 0]);
rectangle('Position',[90.625 -25 3.125 3.125], 'FaceColor',[1 1 1]);
rectangle('Position',[87.5 -28.125 3.125 3.125], 'FaceColor',[0 0 0]);
rectangle('Position',[90.625 -28.125 3.125 3.125], 'FaceColor',[1 1 1]);
rectangle('Position',[87.5 -31.25 3.125 3.125], 'FaceColor',[0 0 0]);
rectangle('Position',[90.625 -31.25 3.125 3.125], 'FaceColor',[1 1 1]);
rectangle('Position',[87.5 -34.375 3.125 3.125], 'FaceColor',[0 0 0]);
rectangle('Position',[90.625 -34.375 3.125 3.125], 'FaceColor',[1 1 1]);
rectangle('Position',[87.5 -37.5 3.125 3.125], 'FaceColor',[0 0 0]);
rectangle('Position',[90.625 -37.5 3.125 3.125], 'FaceColor',[1 1 1]);
rectangle('Position',[87.5 -40.625 3.125 3.125], 'FaceColor',[0 0 0]);
rectangle('Position',[90.625 -40.625 3.125 3.125], 'FaceColor',[1 1 1]);
rectangle('Position',[87.5 -43.75 3.125 3.125], 'FaceColor',[0 0 0]);
rectangle('Position',[90.625 -43.75 3.125 3.125], 'FaceColor',[1 1 1]);
rectangle('Position',[87.5 -46.875 3.125 3.125], 'FaceColor',[0 0 0]);
rectangle('Position',[90.625 -46.875 3.125 3.125], 'FaceColor',[1 1 1]);
rectangle('Position',[87.5 -50 3.125 3.125], 'FaceColor',[0 0 0]);
rectangle('Position',[90.625 -50 3.125 3.125], 'FaceColor',[1 1 1]);
rectangle('Position',[43.75 -90.625 3.125 3.125], 'FaceColor',[1 1 1]);
rectangle('Position',[46.875 -90.625 3.125 3.125], 'FaceColor',[1 1 1]);
rectangle('Position',[43.75 -93.75 3.125 3.125], 'FaceColor',[0 0 0]);
rectangle('Position',[46.875 -93.75 3.125 3.125], 'FaceColor',[0 0 0]);
rectangle('Position',[50 -90.625 3.125 3.125], 'FaceColor',[1 1 1]);
rectangle('Position',[53.125 -90.625 3.125 3.125], 'FaceColor',[1 1 1]);
rectangle('Position',[50 -93.75 3.125 3.125], 'FaceColor',[0 0 0]);
rectangle('Position',[53.125 -93.75 3.125 3.125], 'FaceColor',[0 0 0]);
rectangle('Position',[87.5 -103.125 3.125 3.125], 'FaceColor',[0 0 0]);
rectangle('Position',[90.625 -103.125 3.125 3.125], 'FaceColor',[0 0 0]);
rectangle('Position',[87.5 -106.25 3.125 3.125], 'FaceColor',[1 1 1]);
rectangle('Position',[90.625 -106.25 3.125 3.125], 'FaceColor',[1 1 1]);
rectangle('Position',[93.75 -103.125 3.125 3.125], 'FaceColor',[0 0 0]);
rectangle('Position',[96.875 -103.125 3.125 3.125], 'FaceColor',[0 0 0]);
rectangle('Position',[93.75 -106.25 3.125 3.125], 'FaceColor',[1 1 1]);
rectangle('Position',[96.875 -106.25 3.125 3.125], 'FaceColor',[1 1 1]);
rectangle('Position',[100 -103.125 3.125 3.125], 'FaceColor',[0 0 0]);
rectangle('Position',[103.125 -103.125 3.125 3.125], 'FaceColor',[0 0 0]);
rectangle('Position',[100 -106.25 3.125 3.125], 'FaceColor',[1 1 1]);
rectangle('Position',[103.125 -106.25 3.125 3.125], 'FaceColor',[1 1 1]);
rectangle('Position',[106.25 -103.125 3.125 3.125], 'FaceColor',[0 0 0]);
rectangle('Position',[109.375 -103.125 3.125 3.125], 'FaceColor',[0 0 0]);
rectangle('Position',[106.25 -106.25 3.125 3.125], 'FaceColor',[1 1 1]);
rectangle('Position',[109.375 -106.25 3.125 3.125], 'FaceColor',[1 1 1]);
rectangle('Position',[112.5 -103.125 3.125 3.125], 'FaceColor',[0 0 0]);
rectangle('Position',[115.625 -103.125 3.125 3.125], 'FaceColor',[0 0 0]);
rectangle('Position',[112.5 -106.25 3.125 3.125], 'FaceColor',[1 1 1]);
rectangle('Position',[115.625 -106.25 3.125 3.125], 'FaceColor',[1 1 1]);
rectangle('Position',[118.75 -103.125 3.125 3.125], 'FaceColor',[0 0 0]);
rectangle('Position',[121.875 -103.125 3.125 3.125], 'FaceColor',[0 0 0]);
rectangle('Position',[118.75 -106.25 3.125 3.125], 'FaceColor',[1 1 1]);
rectangle('Position',[121.875 -106.25 3.125 3.125], 'FaceColor',[1 1 1]);
rectangle('Position',[125 -103.125 3.125 3.125], 'FaceColor',[0 0 0]);
rectangle('Position',[128.125 -103.125 3.125 3.125], 'FaceColor',[0 0 0]);
rectangle('Position',[125 -106.25 3.125 3.125], 'FaceColor',[1 1 1]);
rectangle('Position',[128.125 -106.25 3.125 3.125], 'FaceColor',[1 1 1]);
rectangle('Position',[106.25 -140.625 3.125 3.125], 'FaceColor',[1 1 1]);
rectangle('Position',[109.375 -140.625 3.125 3.125], 'FaceColor',[0 0 0]);
rectangle('Position',[106.25 -143.75 3.125 3.125], 'FaceColor',[1 1 1]);
rectangle('Position',[109.375 -143.75 3.125 3.125], 'FaceColor',[0 0 0]);
rectangle('Position',[106.25 -146.875 3.125 3.125], 'FaceColor',[1 1 1]);
rectangle('Position',[109.375 -146.875 3.125 3.125], 'FaceColor',[0 0 0]);
rectangle('Position',[106.25 -150 3.125 3.125], 'FaceColor',[1 1 1]);
rectangle('Position',[109.375 -150 3.125 3.125], 'FaceColor',[0 0 0]);
rectangle('Position',[150 -140.625 3.125 3.125], 'FaceColor',[1 1 1]);
rectangle('Position',[153.125 -140.625 3.125 3.125], 'FaceColor',[1 1 1]);
rectangle('Position',[150 -143.75 3.125 3.125], 'FaceColor',[0 0 0]);
rectangle('Position',[153.125 -143.75 3.125 3.125], 'FaceColor',[0 0 0]);
rectangle('Position',[156.25 -140.625 3.125 3.125], 'FaceColor',[1 1 1]);
rectangle('Position',[159.375 -140.625 3.125 3.125], 'FaceColor',[1 1 1]);
rectangle('Position',[156.25 -143.75 3.125 3.125], 'FaceColor',[0 0 0]);
rectangle('Position',[159.375 -143.75 3.125 3.125], 'FaceColor',[0 0 0]);
rectangle('Position',[162.5 -140.625 3.125 3.125], 'FaceColor',[1 1 1]);
rectangle('Position',[165.625 -140.625 3.125 3.125], 'FaceColor',[1 1 1]);
rectangle('Position',[162.5 -143.75 3.125 3.125], 'FaceColor',[0 0 0]);
rectangle('Position',[165.625 -143.75 3.125 3.125], 'FaceColor',[0 0 0]);
rectangle('Position',[168.75 -140.625 3.125 3.125], 'FaceColor',[1 1 1]);
rectangle('Position',[171.875 -140.625 3.125 3.125], 'FaceColor',[1 1 1]);
rectangle('Position',[168.75 -143.75 3.125 3.125], 'FaceColor',[0 0 0]);
rectangle('Position',[171.875 -143.75 3.125 3.125], 'FaceColor',[0 0 0]);
rectangle('Position',[175 -140.625 3.125 3.125], 'FaceColor',[1 1 1]);
rectangle('Position',[178.125 -140.625 3.125 3.125], 'FaceColor',[1 1 1]);
rectangle('Position',[175 -143.75 3.125 3.125], 'FaceColor',[0 0 0]);
rectangle('Position',[178.125 -143.75 3.125 3.125], 'FaceColor',[0 0 0]);
rectangle('Position',[181.25 -140.625 3.125 3.125], 'FaceColor',[1 1 1]);
rectangle('Position',[184.375 -140.625 3.125 3.125], 'FaceColor',[1 1 1]);
rectangle('Position',[181.25 -143.75 3.125 3.125], 'FaceColor',[0 0 0]);
rectangle('Position',[184.375 -143.75 3.125 3.125], 'FaceColor',[0 0 0]);
rectangle('Position',[187.5 -140.625 3.125 3.125], 'FaceColor',[1 1 1]);
rectangle('Position',[190.625 -140.625 3.125 3.125], 'FaceColor',[1 1 1]);
rectangle('Position',[187.5 -143.75 3.125 3.125], 'FaceColor',[0 0 0]);
rectangle('Position',[190.625 -143.75 3.125 3.125], 'FaceColor',[0 0 0]);
rectangle('Position',[106.25 -153.125 3.125 3.125], 'FaceColor',[1 1 1]);
rectangle('Position',[109.375 -153.125 3.125 3.125], 'FaceColor',[0 0 0]);
rectangle('Position',[106.25 -156.25 3.125 3.125], 'FaceColor',[1 1 1]);
rectangle('Position',[109.375 -156.25 3.125 3.125], 'FaceColor',[0 0 0]);
rectangle('Position',[106.25 -159.375 3.125 3.125], 'FaceColor',[1 1 1]);
rectangle('Position',[109.375 -159.375 3.125 3.125], 'FaceColor',[0 0 0]);
rectangle('Position',[106.25 -162.5 3.125 3.125], 'FaceColor',[1 1 1]);
rectangle('Position',[109.375 -162.5 3.125 3.125], 'FaceColor',[0 0 0]);
rectangle('Position',[106.25 -165.625 3.125 3.125], 'FaceColor',[1 1 1]);
rectangle('Position',[109.375 -165.625 3.125 3.125], 'FaceColor',[0 0 0]);
rectangle('Position',[106.25 -168.75 3.125 3.125], 'FaceColor',[1 1 1]);
rectangle('Position',[109.375 -168.75 3.125 3.125], 'FaceColor',[0 0 0]);
rectangle('Position',[106.25 -171.875 3.125 3.125], 'FaceColor',[1 1 1]);
rectangle('Position',[109.375 -171.875 3.125 3.125], 'FaceColor',[0 0 0]);
rectangle('Position',[106.25 -175 3.125 3.125], 'FaceColor',[1 1 1]);
rectangle('Position',[109.375 -175 3.125 3.125], 'FaceColor',[0 0 0]);
rectangle('Position',[106.25 -178.125 3.125 3.125], 'FaceColor',[1 1 1]);
rectangle('Position',[109.375 -178.125 3.125 3.125], 'FaceColor',[0 0 0]);
rectangle('Position',[106.25 -181.25 3.125 3.125], 'FaceColor',[1 1 1]);
rectangle('Position',[109.375 -181.25 3.125 3.125], 'FaceColor',[0 0 0]);
rectangle('Position',[106.25 -184.375 3.125 3.125], 'FaceColor',[1 1 1]);
rectangle('Position',[109.375 -184.375 3.125 3.125], 'FaceColor',[0 0 0]);
rectangle('Position',[106.25 -187.5 3.125 3.125], 'FaceColor',[1 1 1]);
rectangle('Position',[109.375 -187.5 3.125 3.125], 'FaceColor',[0 0 0]);
rectangle('Position',[106.25 -190.625 3.125 3.125], 'FaceColor',[1 1 1]);
rectangle('Position',[109.375 -190.625 3.125 3.125], 'FaceColor',[0 0 0]);
rectangle('Position',[106.25 -193.75 3.125 3.125], 'FaceColor',[1 1 1]);
rectangle('Position',[109.375 -193.75 3.125 3.125], 'FaceColor',[0 0 0]);
X=[186,181.25,162.5,162.5,143.75,143.75,134.375,129.688,126.562,123.438,120.312,117.188,114.062,110.938,107.812,104.688,101.562,98.4375,95.3125,92.1875,89.0625,81.25,68.75,59.375,54.6875,51.5625,48.4375,45.3125,40.625,40.625,31.25,31.25,31.25,31.25,31.25,18.75,18.75,13];
Y=[-13,-18.75,-37.5,-62.5,-81.25,-93.75,-103.125,-104.688,-104.688,-104.688,-104.688,-104.688,-104.688,-104.688,-104.688,-104.688,-104.688,-104.688,-104.688,-104.688,-104.688,-106.25,-93.75,-90.625,-89.0625,-89.0625,-89.0625,-89.0625,-90.625,-96.875,-106.25,-118.75,-131.25,-143.75,-156.25,-168.75,-181.25,-186];
hold on;
plot(X,Y,'r');
legend('318.744','Location','southoutside');
